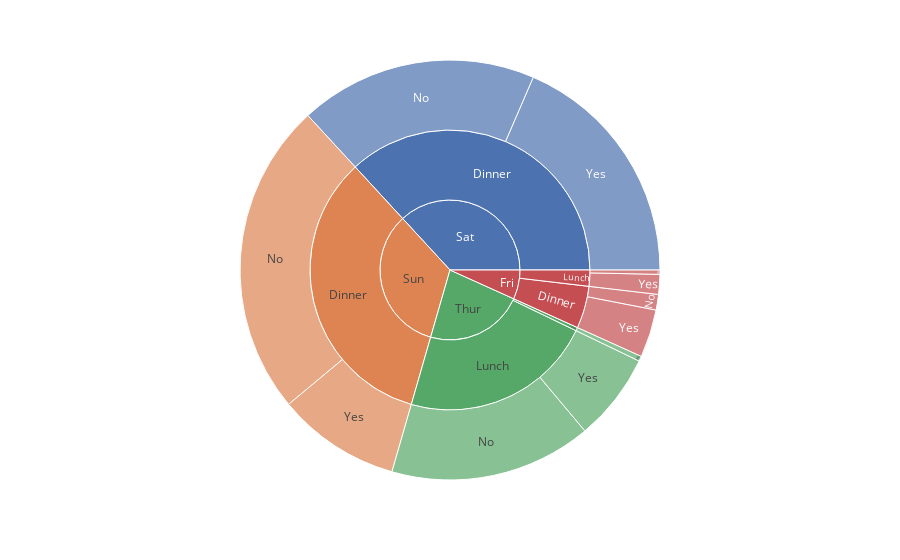

The cell this chart's notebook holds for it:
### Code cell
#sunburst chart
# 계층 구조 시각화 유용
tips = px.data.tips()
fig = px.sunburst(
    data_frame=tips,
    path= ["day","time","smoker"],
    values= "total_bill",
)

fig.show()

### Figure 1 — Plotly figure (JSON) as saved in the notebook; plotly's stock layout.template omitted (floating-point values rounded to 4 significant figures)
{"data": [{"branchvalues": "total", "domain": {"x": [0, 1], "y": [0, 1]}, "hovertemplate": "labels=%{label}<br>total_bill=%{value}<br>parent=%{parent}<br>id=%{id}<extra></extra>", "ids": ["Fri/Dinner/No", "Sat/Dinner/No", "Sun/Dinner/No", "Thur/Dinner/No", "Fri/Lunch/No", "Thur/Lunch/No", "Fri/Dinner/Yes", "Sat/Dinner/Yes", "Sun/Dinner/Yes", "Fri/Lunch/Yes", "Thur/Lunch/Yes", "Fri/Dinner", "Sat/Dinner", "Sun/Dinner", "Thur/Dinner", "Fri/Lunch", "Thur/Lunch", "Fri", "Sat", "Sun", "Thur"], "labels": ["No", "No", "No", "No", "No", "No", "Yes", "Yes", "Yes", "Yes", "Yes", "Dinner", "Dinner", "Dinner", "Dinner", "Lunch", "Lunch", "Fri", "Sat", "Sun", "Thur"], "name": "", "parents": ["Fri/Dinner", "Sat/Dinner", "Sun/Dinner", "Thur/Dinner", "Fri/Lunch", "Thur/Lunch", "Fri/Dinner", "Sat/Dinner", "Sun/Dinner", "Fri/Lunch", "Thur/Lunch", "Fri", "Sat", "Sun", "Thur", "Fri", "Thur", "", "", "", ""], "type": "sunburst", "values": [57.7, 884.8, 1169.0, 18.78, 15.98, 751.3, 178.3, 893.6, 458.3, 73.94, 326.2, 236.0, 1778.0, 1627.0, 18.78, 89.92, 1078.0, 325.9, 1778.0, 1627.0, 1096.0]}], "layout": {"legend": {"tracegroupgap": 0}, "margin": {"t": 60}}}
